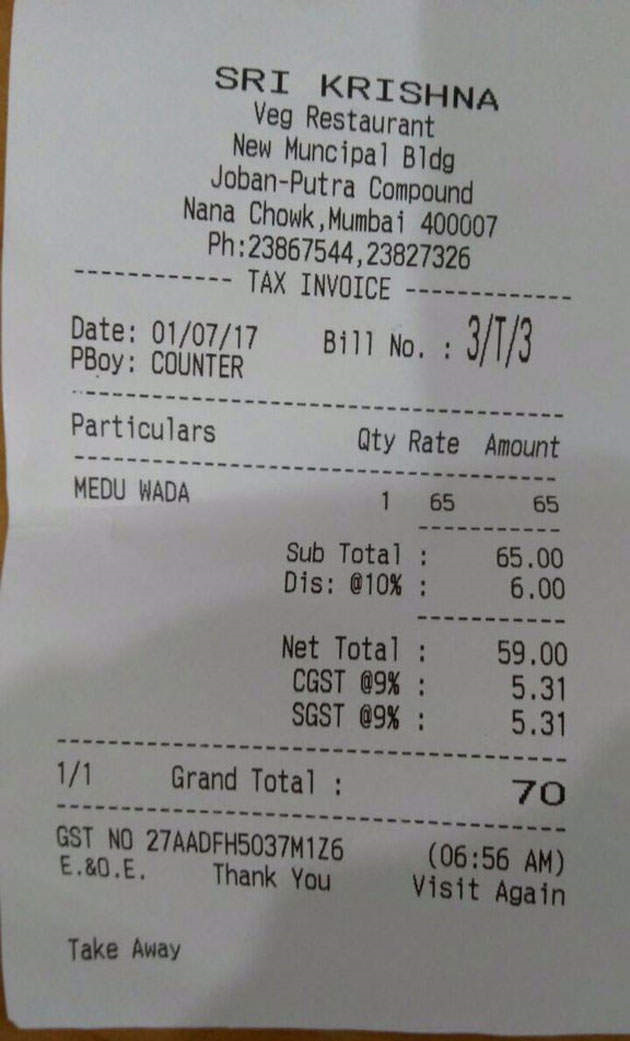
#> input picture data/images/Img1.png, 630 x 1041 px; its folder holds only this picture in this run
$ jupyter execute --allow-errors Restaurant_Bill_Reader.ipynb
#> lines starting #> are read from the running program, lines starting #| are printed output that depends on the picture; after the words box and inside, x2 and y2 are one past the last pixel; in counts of white or black regions, pixels touching at a corner belong together
# Restaurant Bill Reader

## Objective
Extract total bill amount and date from the restaurant bill receipts.

## Approach

1.   Image pre-processing
     i.     Bill detection and cropping
     ii.    Image denoising
     iii.   Image rotation correction
2.   OCR
3.   Data Annotation
4.   Named Entity Recognition (NER)

[cell 1]
# import required libraries
import os
import glob
import random
import datetime
import numpy as np

import cv2
import spacy
from lxml import etree
from google.colab.patches import cv2_imshow

try:
    import pytesseract
except ImportError:
    # install Tesseract OCR if not already installed
    !apt update
    !apt install tesseract-ocr
    !apt install libtesseract-dev
    !pip install pytesseract
    import pytesseract

## Data-set
For this assignment, ten random restaurant bills are downloaded from Google Search.

[cell 2]
image_file_paths = glob.glob('data/images/*.png')
image_file_paths

### Load images

[cell 3]
images = []

for img_path in image_file_paths:
    # use opencv to read the images
    image = cv2.imread(img_path)
#> image is the input picture: shape (1041, 630, 3); mean B, G, R 138.7, 140.1, 141
    images.append(image)

## Image pre-processing

### Bill detection and cropping
For bill detection from the image, morphological operations and blob detection modules from opencv could be used.
Skipping this part and adding it to future scope section.

### Image denoising

[cell 4]
denoised_images = []

for image in images:
    # use opencv denoising module and apply on each image
    denoised_img = cv2.fastNlMeansDenoisingColored(image)
    denoised_images.append(denoised_img)
#> this loop made 1 pass
#> after the loop, denoised_images = 1 item

print("original image:")
cv2_imshow(image)
print("denoised image:")
cv2_imshow(denoised_img)

### Image rotation correction

[cell 5]
def correct_rotation(image):
    # convert the image to grayscale and flip the foreground and background
    # to ensure foreground is now "white" and the background is "black"
    gray = cv2.cvtColor(image, cv2.COLOR_BGR2GRAY)
    gray = cv2.bitwise_not(gray)

    # threshold the image, setting all foreground pixels to 255
    # and all background pixels to 0
    thresh = cv2.threshold(gray, 0, 255, cv2.THRESH_BINARY | cv2.THRESH_OTSU)[1]

    # grab the (x, y) coordinates of all pixel values that are
    # greater than zero, then use these coordinates to compute a rotated
    # bounding box that contains all coordinates
    coords = np.column_stack(np.where(thresh > 0))
    angle = cv2.minAreaRect(coords)[-1]

    # the `cv2.minAreaRect` function returns values in the range [-90, 0);
    # as the rectangle rotates clockwise the returned angle trends to 0
    # -- in this special case we need to add 90 degrees to the angle
    if angle < -45:
      angle = -(90 + angle)

    # otherwise, just take the inverse of the angle to make it positive
    else:
      angle = -angle

    # rotate the image to deskew it
    (h, w) = image.shape[:2]
    center = (w // 2, h // 2)
    M = cv2.getRotationMatrix2D(center, angle, 1.0)
    rotated = cv2.warpAffine(image, M, (w, h), flags=cv2.INTER_CUBIC,
                             borderMode=cv2.BORDER_REPLICATE)
    return rotated

[cell 6]
rotated_images = []

for i, image in enumerate(denoised_images):
    rotated = correct_rotation(image)
    rotated_images.append(rotated)
    if i == 0:
        # compare first original and rotated image
        print("original image:")
        cv2_imshow(image)
        print("rotated image:")
        cv2_imshow(rotated)
#> this loop made 1 pass
#> (angle in correct_rotation, h in correct_rotation, w in correct_rotation, center in correct_rotation, M in correct_rotation) on pass 1: (0, 1041, 630, (315, 520), [[1, 0, 0], [0, 1, 0]])
#| original image:
#| rotated image:
#> pass 1, in correct_rotation, `gray = cv2.bitwise_not(gray)`:
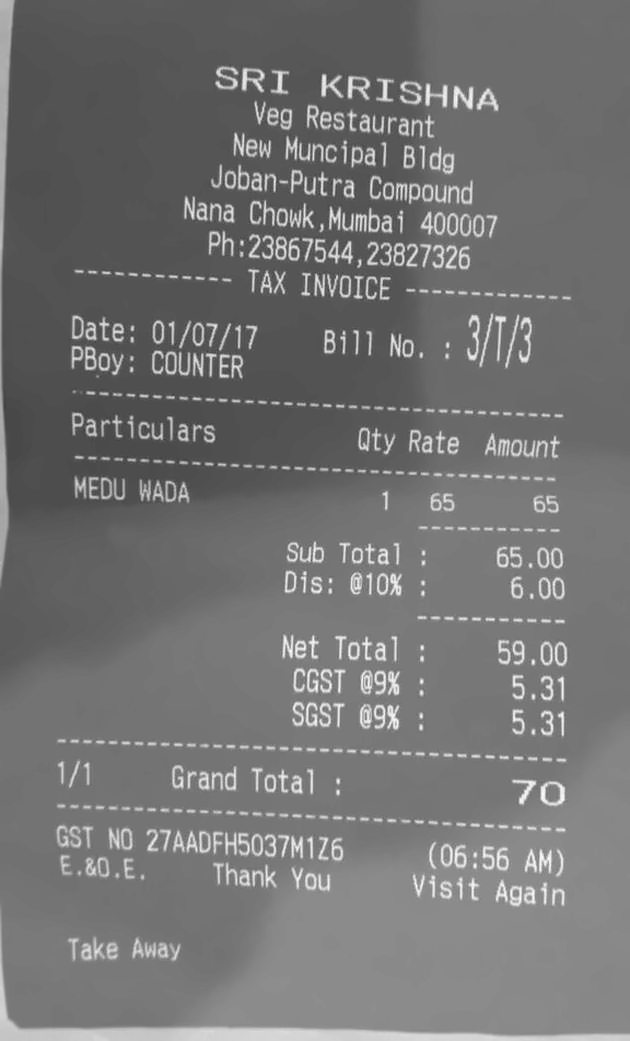
#> gray: shape (1041, 630); min 60, max 255, mean 115
#> pass 1, in correct_rotation, `thresh = cv2.threshold(gray, 0, 255, cv2.THRESH_BINARY | cv2.THRESH_OT..`:
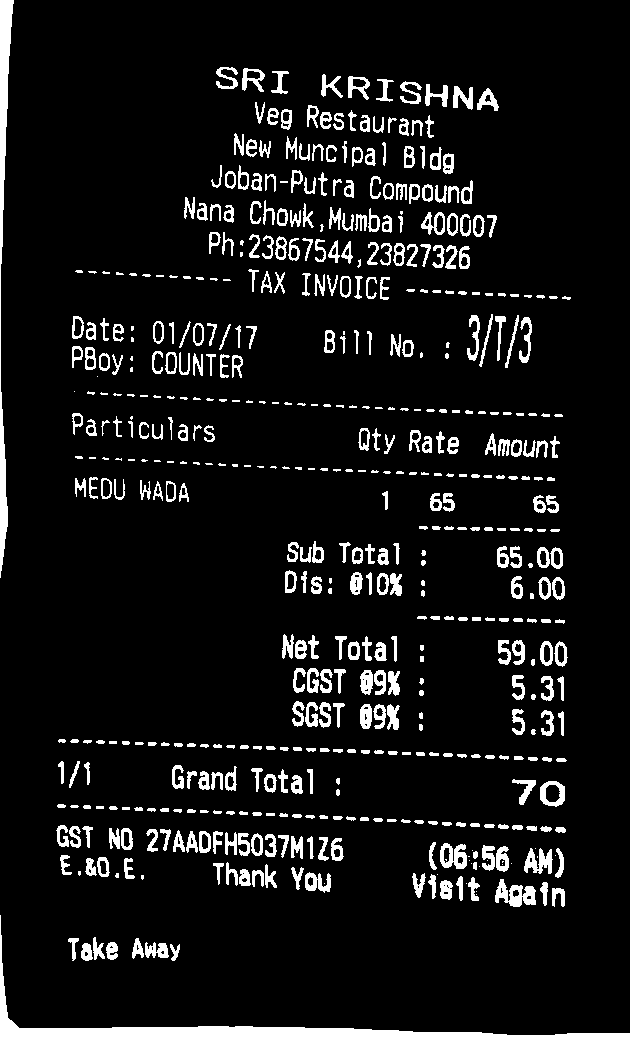
#> thresh: shape (1041, 630); 8.4% white; 555 white regions (91 under 20 px), largest, box (x1, y1, x2, y2) and area: (0, 915, 630, 1041) 7679, (0, 0, 14, 578) 2797, (495, 879, 536, 907) 628
#> after the loop, rotated_images = 1 item

## OCR

To perform OCR on the pre-processed image following are the ways:

1.   `Tesseract OCR` on complete bill image - in case of 300+ dpi images
2.   **Text segmentation** (line-by-line) followed by `Tesseract OCR` on each segmented text (line/sentense) box image

Here, Tesseract OCR is directly applied on the whole image using `pytesseract` lib

[cell 7]
texts = []

# to set relevant segmentation mode for pytesseract to recognize more text
custom_oem_psm_config = r'--oem 3 --psm 6'

#> (the rest of this cell did not finish here and is left out)

The results of Tesseract OCR are saved in text files for each image.
This data will be the data for annotation to train NER model.

[cell 8]
# # write the text extracted from images using OCR to text file
# # for annotation purpose

# for i, text in enumerate(texts):
#     with open("data/texts/{}.txt".format(os.path.basename(image_file_paths[i])),
#               'w') as f:
#         f.write(text)

## Data Annotation
Data annotation is done using ***General Architecture for Text Engineering*** -- [GATE](https://gate.ac.uk/) tool.

Steps to annotate the text data:

1.   Right click on **Language Resources** --> **New** --> **GATE Document**
2.   In **sourceUrl**, select the text file to be annotated

[cell 9]
read_text_to_annotate = cv2.imread("GATE-annotation-load.JPG")
cv2_imshow(read_text_to_annotate)

3.   Click on **Annotation Sets**
4.   Select the text to be annotated
5.   Right click, enter the label name and press Enter

[cell 10]
annotate_text = cv2.imread("GATE-annotation-ann.JPG")
cv2_imshow(annotate_text)

## Training spaCy NER model

[cell 11]
def gate_xml_parser(gate_xml_path):
    """
    Read the annotated text (GATE XML)
    and convert to the format required to train spaCy NER model
    """
    with open(gate_xml_path, 'rb') as f:
        gate_xml_text = f.read()

    root = etree.XML(gate_xml_text)

    # contents is the extracted text using OCR
    contents = ''
    # entities are the labels along with the start and end location
    # of the annotated entity
    entities = {'entities': []}

    for r in root.xpath('''//Node[@id]
                                [following-sibling::node()
                                    [1]
                                    [self::text()]
                                    [normalize-space() != ""]]
                                [following-sibling::node()
                                    [2]
                                    [self::Node[@id]]]'''):
        if len(contents) < int(r.get('id')):
            contents += ' ' * (int(r.get('id')) - len(contents))
        contents += r.tail

    for r in root.xpath("//Annotation"):
        if r.get('Type') != 'paragraph':
            entities["entities"].append([int(r.get('StartNode')),  # start loc
                                         int(r.get('EndNode')),   # end loc
                                         r.get('Type')])  # label

    data_point = [contents, entities]
    return data_point


def convert_gate_to_spacy():
    """
    Convert all the annotated data to [contents, entities] format one-by-one
    """
    data = []

    for gate_xml_path in glob.glob("data/annotations/*.xml"):
        data_point = gate_xml_parser(gate_xml_path)
        data.append(data_point)

    return data

[cell 12]
data = convert_gate_to_spacy()
data

[cell 13]
# select 80% data for training the NER model
train_data = data[:8]

[cell 14]
def train_spacy():
    # load blank english spaCy NLP model
    nlp = spacy.blank('en')

    # create a pipe named 'ner' if it does not already exist
    ner = None
    if 'ner' not in nlp.pipe_names:
        ner = nlp.create_pipe('ner')
        nlp.add_pipe(ner, last=True)

    # add labels to pipe
    for _, annotations in train_data:
        for ent in annotations.get('entities'):
            ner.add_label(ent[2])

    start_time = datetime.datetime.now()
    print("Start Time [Training]:\t", start_time)

    # list out and disable othe spaCy pipes and train only 'ner' pipe
    other_pipes = [pipe for pipe in nlp.pipe_names if pipe != 'ner']
    with nlp.disable_pipes(*other_pipes):
        optimizer = nlp.begin_training()
        try:
            for itn in range(30):   # number of iterations
                print("\nIteration:\t", itn)
                itn_start_time = datetime.datetime.now()
                # shuffle to make it harder to memorize the data
                random.shuffle(train_data)
                losses ={}
                for text, annotations in train_data:
                    nlp.update([text],          # batch of texts
                               [annotations],   # batch of labels
                               drop=0.2,        # dropout
                               sgd=optimizer,
                               losses=losses)
                print("Loss:\t", losses)
                print("Time taken:\t", datetime.datetime.now() - itn_start_time)
                if itn and itn % 10 == 0:
                    # save the model snapshots to disk
                    model_path = 'models/{}'.format(itn)
                    nlp.to_disk(model_path)
                    print("Saved model snapshot at ", model_path)
        except KeyboardInterrupt:
            model_path = 'models/{}'.format(itn)
            nlp.to_disk(model_path)
            print("Saved model snapshot at ", model_path)
        except Exception as e:
            print("Error in training:\t", e)

    end_time = datetime.datetime.now()
    print("End Time [Training]:\t", end_time)

    print("\nTime taken [Training]:\t", end_time - start_time)

    model_path = 'models/model'
    nlp.to_disk(model_path)
    print("Saved complete model at ", model_path)

[cell 15]
train_spacy()
#> (the call stopped at in train_spacy, `nlp = spacy.blank('en')`: spacy is not available in this run)

## Testing spaCy NER model

#> (a cell that did not finish here is left out)

[cell 17]
# Use remaning 20% of the data to test the NER model
test_data = texts[8:]
test_data

[cell 18]
# pass each test data-point (OCR output text) to NER model
# and create a dict of extracted entities
for i, text_data in enumerate(test_data):
    document = nlp(text_data)
    labels = list(set(w.label_ for w in document.ents))
    entities = [e.string for e in document.ents]
    extracted_data = dict(zip(labels, entities))
    print("Test data {}:".format(i), extracted_data)

$ run again, on data/images/Img6.png
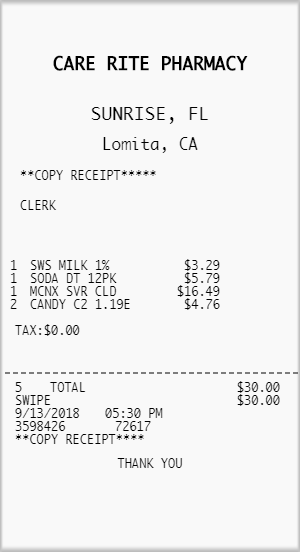
#> input picture data/images/Img6.png, 300 x 552 px
#> image is the input picture: shape (552, 300, 3); min 0, max 250, mean 240.5
#> the loop `for image in images:` made 1 pass
#> after the loop `for image in images:`: denoised_images = 1 item
#> the loop `for i, image in enumerate(denoised_images):` made 1 pass
#> (angle in correct_rotation, h in correct_rotation, w in correct_rotation, center in correct_rotation, M in correct_rotation) on pass 1: (0, 552, 300, (150, 276), [[1, 0, 0], [0, 1, 0]])
#> (printed output is left out)
#> pass 1, in correct_rotation, `gray = cv2.bitwise_not(gray)`:
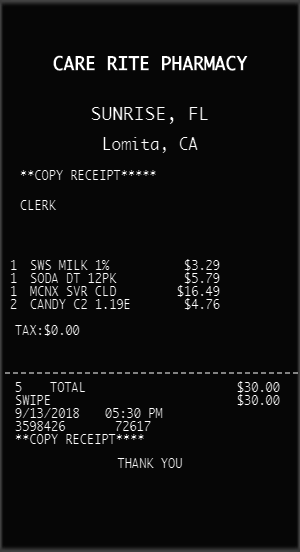
#> gray: shape (552, 300); min 6, max 255, mean 14.5
#> pass 1, in correct_rotation, `thresh = cv2.threshold(gray, 0, 255, cv2.THRESH_BINARY | cv2.THRESH_OT..`:
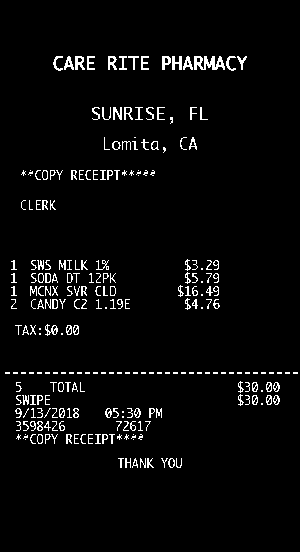
#> thresh: shape (552, 300); 3.8% white in thin lines or dots, all inside (x1, y1, x2, y2) = (5, 56, 298, 468)

$ run again, on data/images/Img10.png
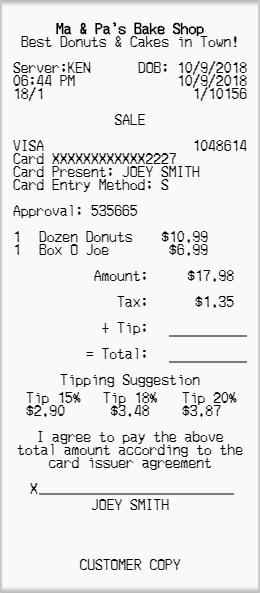
#> input picture data/images/Img10.png, 260 x 593 px
#> image is the input picture: shape (593, 260, 3); min 0, max 249, mean 233.3
#> the loop `for image in images:` made 1 pass
#> after the loop `for image in images:`: denoised_images = 1 item
#> the loop `for i, image in enumerate(denoised_images):` made 1 pass
#> (angle in correct_rotation, h in correct_rotation, w in correct_rotation, center in correct_rotation, M in correct_rotation) on pass 1: (0, 593, 260, (130, 296), [[1, 0, 0], [0, 1, 0]])
#> (printed output is left out)
#> pass 1, in correct_rotation, `gray = cv2.bitwise_not(gray)`:
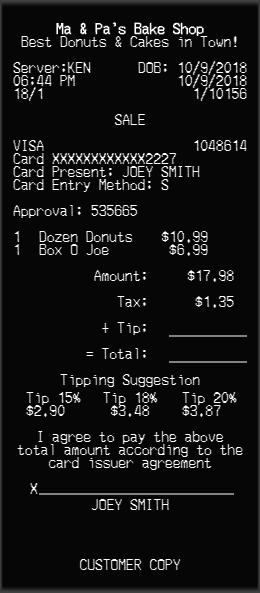
#> gray: shape (593, 260); min 6, max 255, mean 21.7
#> pass 1, in correct_rotation, `thresh = cv2.threshold(gray, 0, 255, cv2.THRESH_BINARY | cv2.THRESH_OT..`:
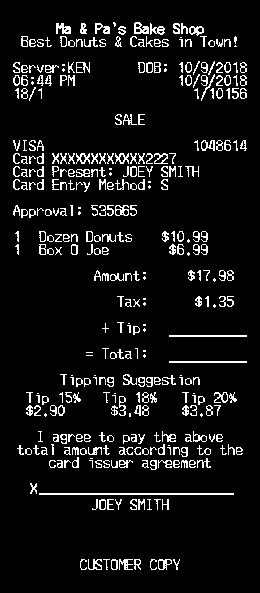
#> thresh: shape (593, 260); 7.8% white in thin lines or dots, all inside (x1, y1, x2, y2) = (13, 22, 247, 570)
